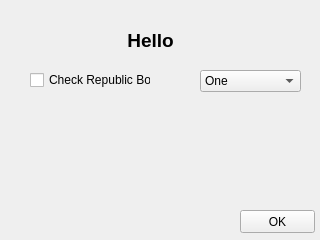
<?xml version="1.0" encoding="UTF-8"?>
<ui version="4.0">
 <class>MainWindow</class>
 <widget class="QMainWindow" name="MainWindow">
  <property name="geometry">
   <rect>
    <x>0</x>
    <y>0</y>
    <width>320</width>
    <height>240</height>
   </rect>
  </property>
  <property name="mouseTracking">
   <bool>true</bool>
  </property>
  <property name="windowTitle">
   <string>EX01-bouton</string>
  </property>
  <widget class="QWidget" name="centralwidget">
   <widget class="QPushButton" name="pushButton">
    <property name="geometry">
     <rect>
      <x>240</x>
      <y>210</y>
      <width>75</width>
      <height>23</height>
     </rect>
    </property>
    <property name="text">
     <string>OK</string>
    </property>
   </widget>
   <widget class="QLabel" name="label">
    <property name="geometry">
     <rect>
      <x>60</x>
      <y>20</y>
      <width>181</width>
      <height>41</height>
     </rect>
    </property>
    <property name="font">
     <font>
      <pointsize>14</pointsize>
      <weight>75</weight>
      <bold>true</bold>
     </font>
    </property>
    <property name="cursor">
     <cursorShape>ArrowCursor</cursorShape>
    </property>
    <property name="text">
     <string>Hello</string>
    </property>
    <property name="alignment">
     <set>Qt::AlignCenter</set>
    </property>
   </widget>
   <widget class="QCheckBox" name="checkBox">
    <property name="geometry">
     <rect>
      <x>30</x>
      <y>70</y>
      <width>121</width>
      <height>20</height>
     </rect>
    </property>
    <property name="text">
     <string>Check Republic Box</string>
    </property>
   </widget>
   <widget class="QComboBox" name="comboBox">
    <property name="geometry">
     <rect>
      <x>200</x>
      <y>70</y>
      <width>101</width>
      <height>22</height>
     </rect>
    </property>
    <item>
     <property name="text">
      <string>One</string>
     </property>
    </item>
    <item>
     <property name="text">
      <string>Three</string>
     </property>
    </item>
    <item>
     <property name="text">
      <string>Two</string>
     </property>
    </item>
    <item>
     <property name="text">
      <string>Four</string>
     </property>
    </item>
    <item>
     <property name="text">
      <string>Five</string>
     </property>
    </item>
   </widget>
  </widget>
 </widget>
 <resources/>
 <connections/>
</ui>
